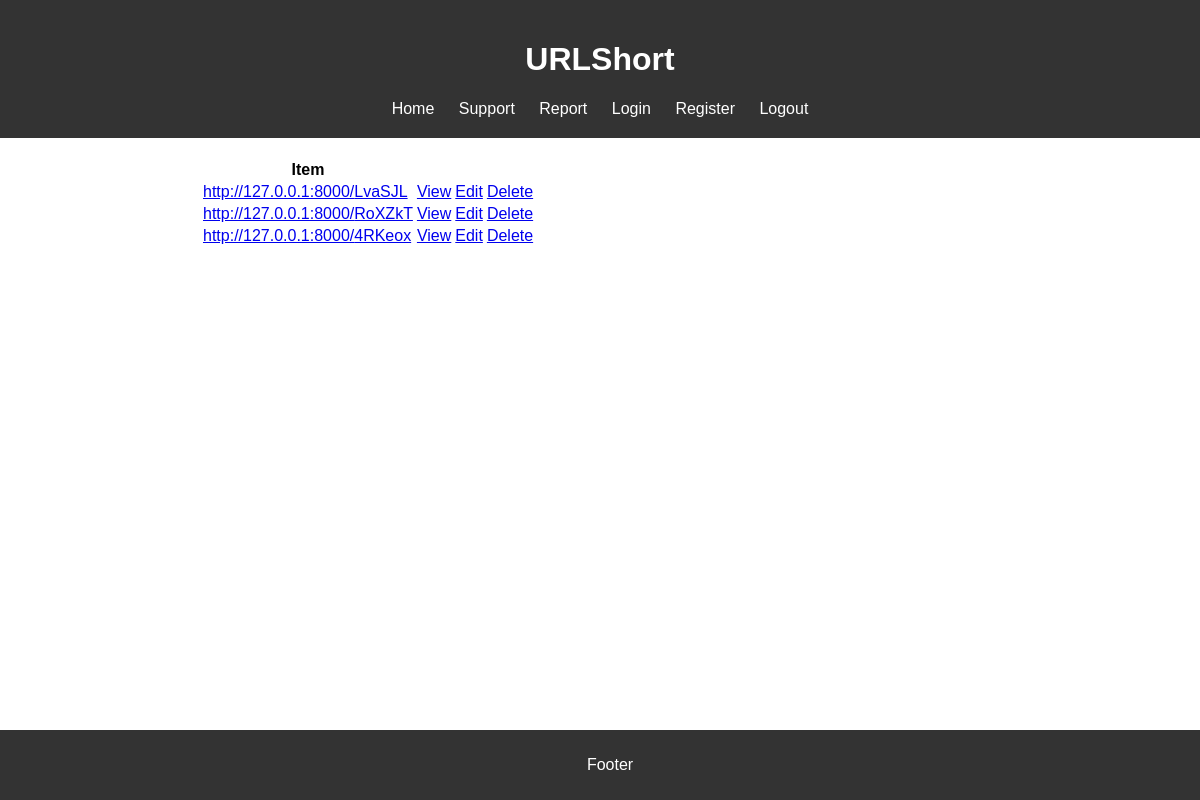
The app's page /urls (signed in), older data.
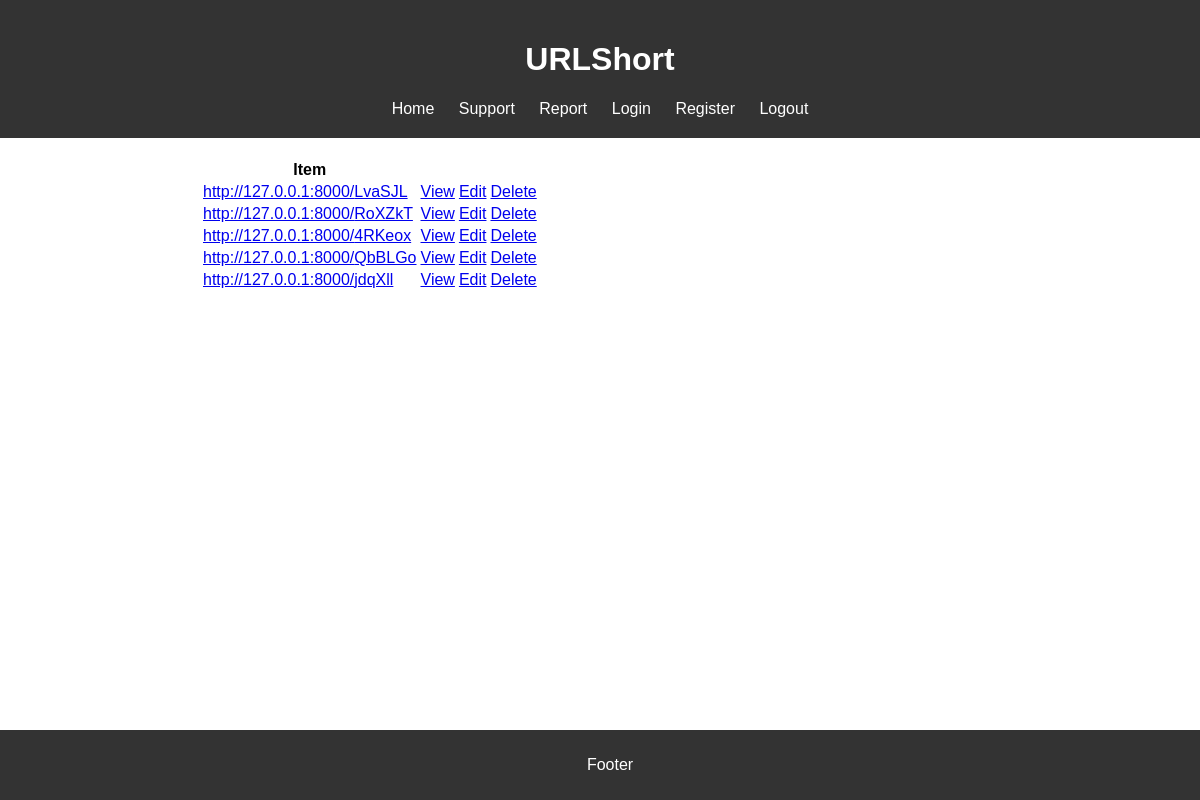
The same page, newer data.
### urlshortapp/models.py (models this page shows, shortened)
class Url(models.Model):
    user = models.ForeignKey(User, on_delete=models.CASCADE, null=True, blank=True)
    original_url = models.URLField()
    short_code = models.CharField(max_length=10, unique=True)
    created_at = models.DateTimeField(auto_now_add=True)
    click_count = models.PositiveIntegerField(default=0, blank=False, null=False)

### urlshortapp/views.py (the view)
# urls.py: path('urls', UrlListView.as_view(), name='urls'),
class UrlListView(LoginRequiredMixin, ListView):
    model = Url
    context_object_name = 'urls'

### urlshortapp/templates/urlshortapp/url_list.html
{% extends 'urlshortapp/base.html' %}
{% block content %}
    <table>
        <tr>
            <th>Item</th>
            <th></th>
            <th></th>
        </tr>
        {% for url in urls %}
            <tr>
                <td><a href="http://127.0.0.1:8000/{{ url.short_code }}">http://127.0.0.1:8000/{{ url.short_code }}</a>
                </td>
                <td><a href="{% url 'url' url.id %}">View</a></td>
                <td><a href="{% url 'url-update' url.id %}">Edit</a></td>
                <td><a href="{% url 'url-delete' url.id %}">Delete</a></td>
            </tr>
        {% empty %}
            <h3>No items in list</h3>
        {% endfor %}
    </table>
{% endblock %}

Row changes from the older to the newer data that the page shows:
added Url: short_code "QbBLGo"
added Url: short_code "jdqXll"
